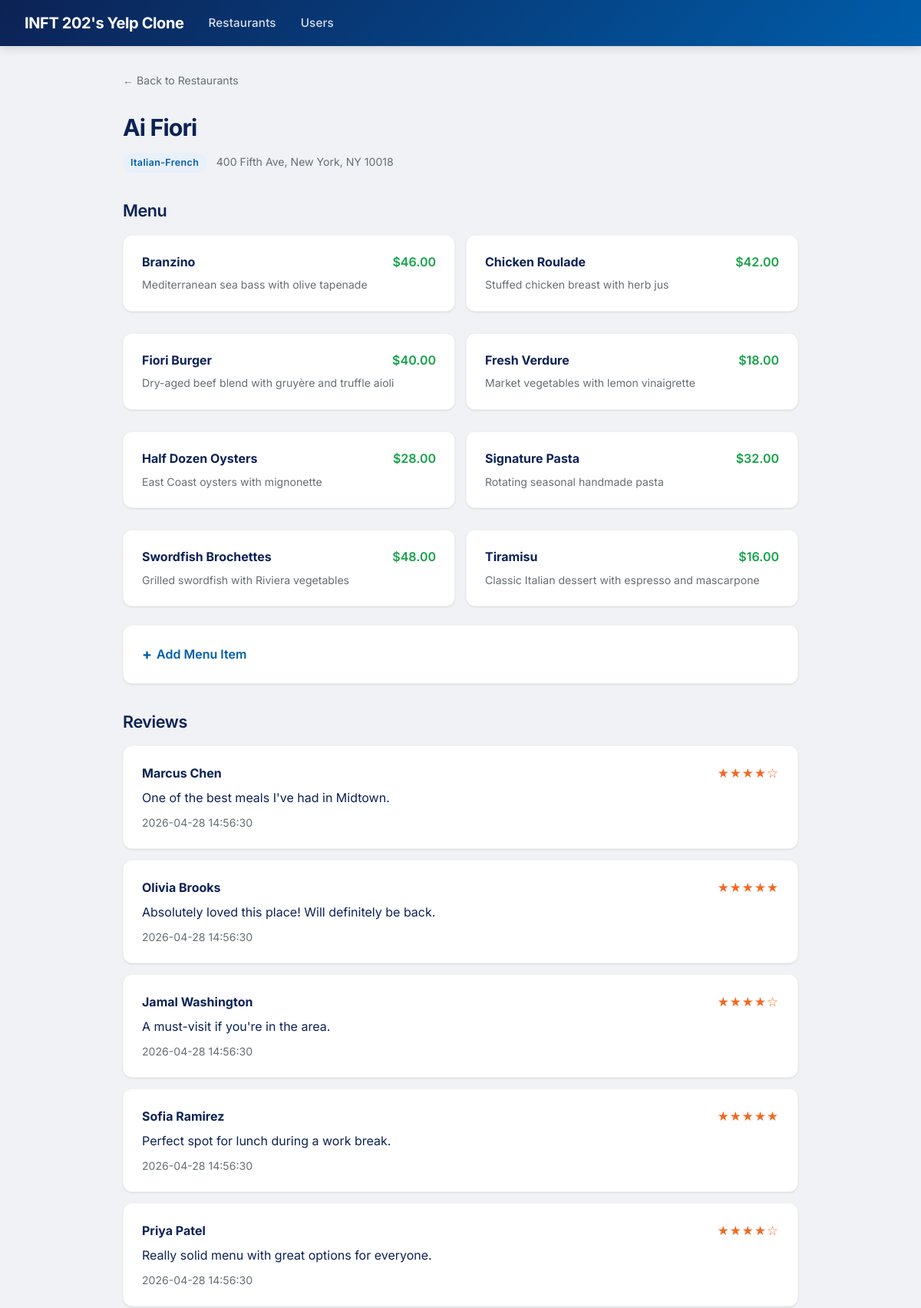
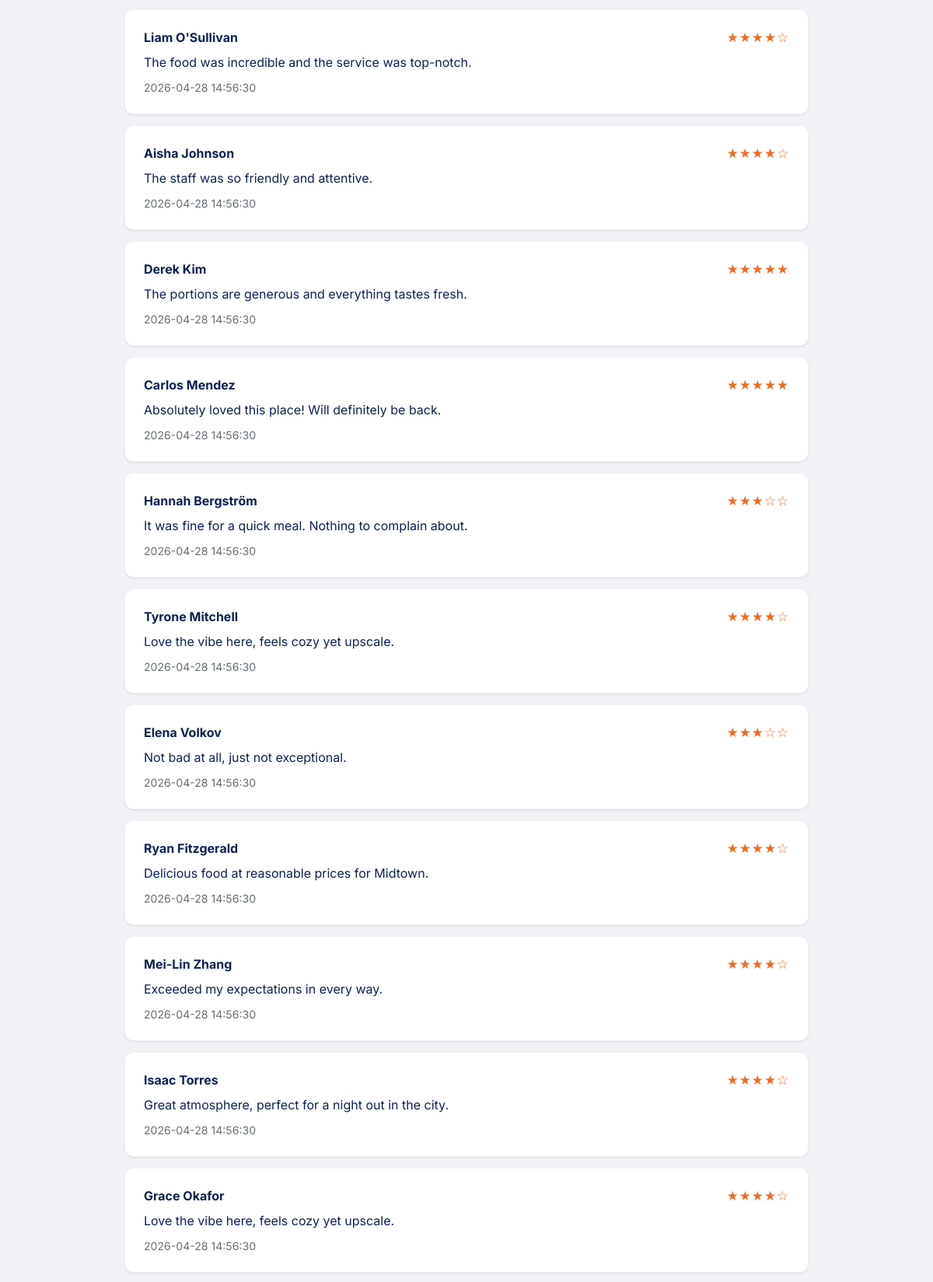
The page /restaurants/10 (upper part) on the database its author committed (2 pictures, top to bottom).
### tables this page shows
CREATE TABLE restaurants (
            id INTEGER PRIMARY KEY AUTOINCREMENT,
            name TEXT NOT NULL,
            address TEXT NOT NULL,
            cuisine TEXT NOT NULL,
            created_at TIMESTAMP DEFAULT CURRENT_TIMESTAMP
        );

CREATE TABLE menu_items (
            id INTEGER PRIMARY KEY AUTOINCREMENT,
            restaurant_id INTEGER NOT NULL,
            name TEXT NOT NULL,
            description TEXT,
            price REAL NOT NULL,
            FOREIGN KEY (restaurant_id) REFERENCES restaurants(id)
        );

CREATE TABLE reviews (
            id INTEGER PRIMARY KEY AUTOINCREMENT,
            user_id INTEGER NOT NULL,
            restaurant_id INTEGER NOT NULL,
            rating INTEGER NOT NULL CHECK(rating BETWEEN 1 AND 5),
            comment TEXT,
            created_at TIMESTAMP DEFAULT CURRENT_TIMESTAMP,
            FOREIGN KEY (user_id) REFERENCES users(id),
            FOREIGN KEY (restaurant_id) REFERENCES restaurants(id)
        );

CREATE TABLE users (
            id INTEGER PRIMARY KEY AUTOINCREMENT,
            name TEXT NOT NULL,
            email TEXT NOT NULL UNIQUE,
            created_at TIMESTAMP DEFAULT CURRENT_TIMESTAMP
        );

### app.py (the view)
@app.route("/restaurants/<int:id>")
def show_restaurant(id):
    db = get_db()
    restaurant = db.execute("SELECT * FROM restaurants WHERE id = ?", (id,)).fetchone()
    reviews = db.execute("""
        SELECT reviews.*, users.name AS user_name
        FROM reviews JOIN users ON reviews.user_id = users.id
        WHERE reviews.restaurant_id = ?
        ORDER BY reviews.created_at DESC
    """, (id,)).fetchall()
    menu_items = db.execute(
        "SELECT * FROM menu_items WHERE restaurant_id = ? ORDER BY name", (id,)
    ).fetchall()
    users = db.execute("SELECT * FROM users ORDER BY name").fetchall()
    return render_template(
        "restaurant.html",
        restaurant=restaurant, reviews=reviews,
        menu_items=menu_items, users=users,
    )

### app.py (called while the page is built)
def get_db():
    if "db" not in g:
        g.db = sqlite3.connect(DATABASE)
        g.db.row_factory = sqlite3.Row
        g.db.execute("PRAGMA foreign_keys = ON")
    return g.db

### templates/restaurant.html (shortened to what this page needs)
{% extends "base.html" %}
{% block content %}
<div style="margin-bottom:24px;">
    <a href="/" class="muted" style="text-decoration:none;">&larr; Back to Restaurants</a>
</div>
<h1>{{ restaurant.name }}</h1>
<p style="margin-bottom:4px;">
    <span class="badge badge-cuisine">{{ restaurant.cuisine }}</span>
    <span class="muted" style="margin-left:8px;">{{ restaurant.address }}</span>
</p>
<div class="section">
    <h2>Menu</h2>
    {% if menu_items %}
    <div class="grid">
        {% for item in menu_items %}
        <div class="card">
            <div style="display:flex; justify-content:space-between; align-items:baseline; gap:8px;">
                <strong>{{ item.name }}</strong>
                <span class="price">${{ "%.2f"|format(item.price) }}</span>
            </div>
            {% if item.description %}<p class="muted" style="margin-top:6px;">{{ item.description }}</p>{% endif %}
        </div>
        {% endfor %}
    </div>
    {% else %}
    <p class="muted">No menu items yet.</p>
    {% endif %}
    <details class="card" style="margin-top:10px;">
        <summary>Add Menu Item</summary>
    </details>
</div>
<div class="section">
    <h2>Reviews</h2>
    {% if reviews %}
    {% for review in reviews %}
    <div class="card">
        <div style="display:flex; justify-content:space-between; align-items:center; margin-bottom:6px;">
            <strong>{{ review.user_name }}</strong>
            <span class="star-visual">
                {% for i in range(1, 6) %}{% if i <= review.rating %}&#9733;{% else %}&#9734;{% endif %}{% endfor %}
            </span>
        </div>
        {% if review.comment %}<p style="margin-bottom:8px;">{{ review.comment }}</p>{% endif %}
        <p class="muted">{{ review.created_at }}</p>
    </div>
    {% endfor %}
    {% else %}
    <p class="muted">No reviews yet. Be the first!</p>
    {% endif %}
</div>
{% endblock %}

### templates/base.html (style rules this page uses)
* { box-sizing: border-box; margin: 0; padding: 0; }
body { font-family: 'Inter', Arial, sans-serif; background: #f0f2f5; color: #0C2255; line-height: 1.6; }
h1 { font-size: 1.9em; font-weight: 700; margin-bottom: 8px; letter-spacing: -0.03em; color: #0C2255; }
h2 { font-size: 1.35em; font-weight: 600; margin-bottom: 14px; letter-spacing: -0.02em; color: #0C2255; }
.card { background: white; border-radius: 12px; padding: 22px 24px; margin-bottom: 14px; box-shadow: 0 1px 3px rgba(0,0,0,0.06), 0 1px 2px rgba(0,0,0,0.04); border: 1px solid rgba(0,0,0,0.05); transition: box-shadow 0.2s, transform 0.2s; }
.star-visual { color: #F26822; letter-spacing: 1px; font-size: 1.05em; }
.muted { color: #666F74; font-size: 0.88em; }
.badge { display: inline-block; padding: 3px 10px; border-radius: 20px; font-size: 0.78em; font-weight: 600; letter-spacing: 0.03em; }
.badge-cuisine { background: #e8f0fa; color: #005DAA; }
.price { color: #16a34a; font-weight: 600; }
.grid { display: grid; grid-template-columns: 1fr 1fr; gap: 14px; }
details.card { cursor: default; }
details summary { cursor: pointer; font-weight: 600; color: #005DAA; list-style: none; display: flex; align-items: center; gap: 6px; }
details summary::before { content: "+"; font-size: 1.2em; font-weight: 700; }
.section { margin-top: 32px; }

### rows shown on the page
restaurants: name "Ai Fiori", cuisine "Italian-French", address "400 Fifth Ave, New York, NY 10018"
menu_items: name "Branzino", price "46.00", description "Mediterranean sea bass with olive tapenade"
menu_items: name "Chicken Roulade", price "42.00", description "Stuffed chicken breast with herb jus"
menu_items: name "Fiori Burger", price "40.00", description "Dry-aged beef blend with gruyère and truffle aioli"
menu_items: name "Fresh Verdure", price "18.00", description "Market vegetables with lemon vinaigrette"
menu_items: name "Half Dozen Oysters", price "28.00", description "East Coast oysters with mignonette"
menu_items: name "Signature Pasta", price "32.00", description "Rotating seasonal handmade pasta"
menu_items: name "Swordfish Brochettes", price "48.00", description "Grilled swordfish with Riviera vegetables"
menu_items: name "Tiramisu", price "16.00", description "Classic Italian dessert with espresso and mascarpone"
reviews: user_name "Marcus Chen", rating 4 (drawn), comment "One of the best meals I've had in Midtown.", created_at "2026-04-28 14:56:30"
reviews: user_name "Olivia Brooks", comment "Absolutely loved this place! Will definitely be back.", created_at "2026-04-28 14:56:30"
reviews: user_name "Jamal Washington", rating 4 (drawn), comment "A must-visit if you're in the area.", created_at "2026-04-28 14:56:30"
reviews: user_name "Sofia Ramirez", comment "Perfect spot for lunch during a work break.", created_at "2026-04-28 14:56:30"
reviews: user_name "Priya Patel", rating 4 (drawn), comment "Really solid menu with great options for everyone.", created_at "2026-04-28 14:56:30"
reviews: user_name "Liam O'Sullivan", rating 4 (drawn), comment "The food was incredible and the service was top-notch.", created_at "2026-04-28 14:56:30"
reviews: user_name "Aisha Johnson", rating 4 (drawn), comment "The staff was so friendly and attentive.", created_at "2026-04-28 14:56:30"
reviews: user_name "Derek Kim", comment "The portions are generous and everything tastes fresh.", created_at "2026-04-28 14:56:30"
reviews: user_name "Carlos Mendez", comment "Absolutely loved this place! Will definitely be back.", created_at "2026-04-28 14:56:30"
reviews: user_name "Hannah Bergström", rating 3 (drawn), comment "It was fine for a quick meal. Nothing to complain about.", created_at "2026-04-28 14:56:30"
reviews: user_name "Tyrone Mitchell", rating 4 (drawn), comment "Love the vibe here, feels cozy yet upscale.", created_at "2026-04-28 14:56:30"
reviews: user_name "Elena Volkov", rating 3 (drawn), comment "Not bad at all, just not exceptional.", created_at "2026-04-28 14:56:30"
reviews: user_name "Ryan Fitzgerald", rating 4 (drawn), comment "Delicious food at reasonable prices for Midtown.", created_at "2026-04-28 14:56:30"
reviews: user_name "Mei-Lin Zhang", rating 4 (drawn), comment "Exceeded my expectations in every way.", created_at "2026-04-28 14:56:30"
reviews: user_name "Isaac Torres", rating 4 (drawn), comment "Great atmosphere, perfect for a night out in the city.", created_at "2026-04-28 14:56:30"
reviews: user_name "Grace Okafor", rating 4 (drawn), comment "Love the vibe here, feels cozy yet upscale.", created_at "2026-04-28 14:56:30"
